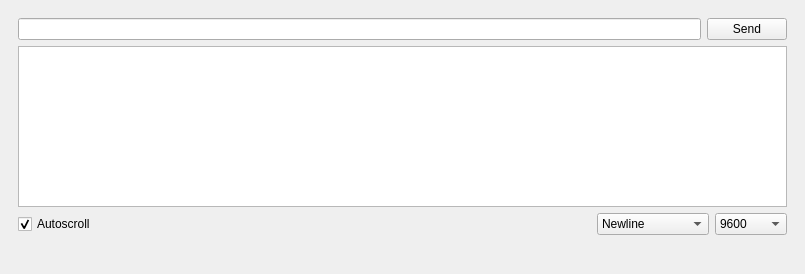
<?xml version="1.0" encoding="UTF-8"?>
<ui version="4.0">
 <class>MainWindow</class>
 <widget class="QMainWindow" name="MainWindow">
  <property name="geometry">
   <rect>
    <x>0</x>
    <y>0</y>
    <width>805</width>
    <height>274</height>
   </rect>
  </property>
  <property name="windowTitle">
   <string>Serial Communications</string>
  </property>
  <widget class="QWidget" name="centralwidget">
   <layout class="QVBoxLayout" name="verticalLayout">
    <property name="spacing">
     <number>4</number>
    </property>
    <property name="leftMargin">
     <number>9</number>
    </property>
    <property name="topMargin">
     <number>9</number>
    </property>
    <property name="rightMargin">
     <number>9</number>
    </property>
    <property name="bottomMargin">
     <number>4</number>
    </property>
    <item>
     <widget class="QStackedWidget" name="stackedWidget">
      <property name="currentIndex">
       <number>0</number>
      </property>
      <widget class="QWidget" name="page">
       <layout class="QVBoxLayout" name="verticalLayout_2">
        <property name="leftMargin">
         <number>9</number>
        </property>
        <property name="topMargin">
         <number>9</number>
        </property>
        <item>
         <layout class="QHBoxLayout" name="horizontalLayout">
          <item>
           <widget class="QLineEdit" name="serial_input"/>
          </item>
          <item>
           <widget class="QPushButton" name="send_btn">
            <property name="text">
             <string>Send</string>
            </property>
           </widget>
          </item>
         </layout>
        </item>
        <item>
         <widget class="QTextEdit" name="serial_out">
          <property name="undoRedoEnabled">
           <bool>false</bool>
          </property>
          <property name="lineWrapMode">
           <enum>QTextEdit::NoWrap</enum>
          </property>
          <property name="readOnly">
           <bool>true</bool>
          </property>
          <property name="acceptRichText">
           <bool>false</bool>
          </property>
         </widget>
        </item>
        <item>
         <layout class="QHBoxLayout" name="horizontalLayout_2">
          <item>
           <widget class="QCheckBox" name="autoscroll_chkbox">
            <property name="text">
             <string>Autoscroll</string>
            </property>
            <property name="checked">
             <bool>true</bool>
            </property>
           </widget>
          </item>
          <item>
           <spacer name="horizontalSpacer">
            <property name="orientation">
             <enum>Qt::Horizontal</enum>
            </property>
            <property name="sizeHint" stdset="0">
             <size>
              <width>40</width>
              <height>20</height>
             </size>
            </property>
           </spacer>
          </item>
          <item>
           <widget class="QComboBox" name="line_ending_combobox">
            <property name="currentIndex">
             <number>1</number>
            </property>
            <item>
             <property name="text">
              <string>No line ending</string>
             </property>
            </item>
            <item>
             <property name="text">
              <string>Newline</string>
             </property>
            </item>
            <item>
             <property name="text">
              <string>Carriage return</string>
             </property>
            </item>
            <item>
             <property name="text">
              <string>Both NL &amp; CR</string>
             </property>
            </item>
           </widget>
          </item>
          <item>
           <widget class="ComboBox_BaudRate" name="baudrate_combobox">
            <property name="currentIndex">
             <number>4</number>
            </property>
            <item>
             <property name="text">
              <string>300</string>
             </property>
            </item>
            <item>
             <property name="text">
              <string>1200</string>
             </property>
            </item>
            <item>
             <property name="text">
              <string>2400</string>
             </property>
            </item>
            <item>
             <property name="text">
              <string>4800</string>
             </property>
            </item>
            <item>
             <property name="text">
              <string>9600</string>
             </property>
            </item>
            <item>
             <property name="text">
              <string>19200</string>
             </property>
            </item>
            <item>
             <property name="text">
              <string>38400</string>
             </property>
            </item>
            <item>
             <property name="text">
              <string>57600</string>
             </property>
            </item>
            <item>
             <property name="text">
              <string>74880</string>
             </property>
            </item>
            <item>
             <property name="text">
              <string>115200</string>
             </property>
            </item>
            <item>
             <property name="text">
              <string>230400</string>
             </property>
            </item>
            <item>
             <property name="text">
              <string>250000</string>
             </property>
            </item>
           </widget>
          </item>
         </layout>
        </item>
       </layout>
       <zorder></zorder>
       <zorder>serial_out</zorder>
       <zorder></zorder>
      </widget>
      <widget class="QWidget" name="page_2">
       <layout class="QVBoxLayout" name="verticalLayout_3">
        <property name="bottomMargin">
         <number>0</number>
        </property>
        <item>
         <widget class="QChartView" name="chart" native="true"/>
        </item>
        <item>
         <layout class="QHBoxLayout" name="horizontalLayout_5">
          <item>
           <spacer name="horizontalSpacer_2">
            <property name="orientation">
             <enum>Qt::Horizontal</enum>
            </property>
            <property name="sizeHint" stdset="0">
             <size>
              <width>536</width>
              <height>20</height>
             </size>
            </property>
           </spacer>
          </item>
          <item>
           <widget class="QComboBox" name="baudrate_combobox_2">
            <property name="currentIndex">
             <number>4</number>
            </property>
            <item>
             <property name="text">
              <string>300</string>
             </property>
            </item>
            <item>
             <property name="text">
              <string>1200</string>
             </property>
            </item>
            <item>
             <property name="text">
              <string>2400</string>
             </property>
            </item>
            <item>
             <property name="text">
              <string>4800</string>
             </property>
            </item>
            <item>
             <property name="text">
              <string>9600</string>
             </property>
            </item>
            <item>
             <property name="text">
              <string>19200</string>
             </property>
            </item>
            <item>
             <property name="text">
              <string>38400</string>
             </property>
            </item>
            <item>
             <property name="text">
              <string>57600</string>
             </property>
            </item>
            <item>
             <property name="text">
              <string>74880</string>
             </property>
            </item>
            <item>
             <property name="text">
              <string>115200</string>
             </property>
            </item>
            <item>
             <property name="text">
              <string>230400</string>
             </property>
            </item>
            <item>
             <property name="text">
              <string>250000</string>
             </property>
            </item>
           </widget>
          </item>
         </layout>
        </item>
       </layout>
      </widget>
     </widget>
    </item>
    <item>
     <layout class="QHBoxLayout" name="horizontalLayout_3" stretch="0,0,0">
      <property name="spacing">
       <number>0</number>
      </property>
      <property name="sizeConstraint">
       <enum>QLayout::SetDefaultConstraint</enum>
      </property>
      <item>
       <spacer name="horizontalSpacer_3">
        <property name="orientation">
         <enum>Qt::Horizontal</enum>
        </property>
        <property name="sizeType">
         <enum>QSizePolicy::Expanding</enum>
        </property>
        <property name="sizeHint" stdset="0">
         <size>
          <width>40</width>
          <height>8</height>
         </size>
        </property>
       </spacer>
      </item>
      <item>
       <widget class="QPushButton" name="page_backward_btn">
        <property name="text">
         <string/>
        </property>
        <property name="icon">
         <iconset theme="go-previous-symbolic">
          <normaloff>.</normaloff>.</iconset>
        </property>
        <property name="iconSize">
         <size>
          <width>8</width>
          <height>8</height>
         </size>
        </property>
        <property name="flat">
         <bool>true</bool>
        </property>
       </widget>
      </item>
      <item>
       <widget class="QPushButton" name="page_forward_btn">
        <property name="text">
         <string/>
        </property>
        <property name="icon">
         <iconset theme="go-next-symbolic">
          <normaloff>.</normaloff>.</iconset>
        </property>
        <property name="iconSize">
         <size>
          <width>8</width>
          <height>8</height>
         </size>
        </property>
        <property name="flat">
         <bool>true</bool>
        </property>
       </widget>
      </item>
     </layout>
    </item>
   </layout>
  </widget>
 </widget>
 <customwidgets>
  <customwidget>
   <class>QChartView</class>
   <extends>QWidget</extends>
   <header>PyQt5.QtChart</header>
   <container>1</container>
  </customwidget>
  <customwidget>
   <class>ComboBox_BaudRate</class>
   <extends>QComboBox</extends>
   <header>combobox_baudrate</header>
  </customwidget>
 </customwidgets>
 <resources/>
 <connections/>
</ui>
